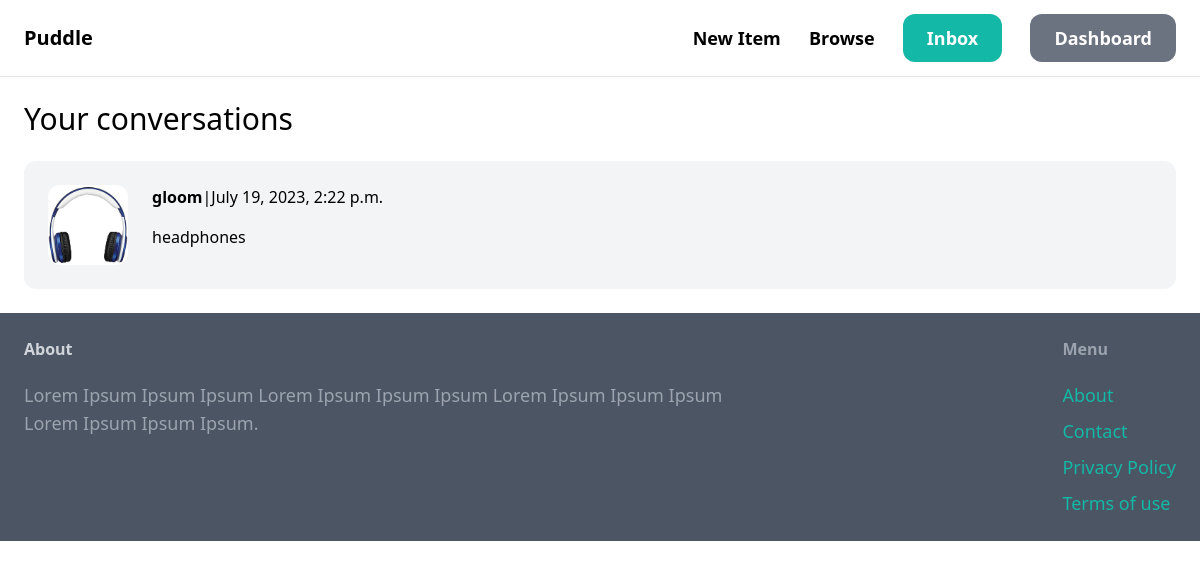
The page /inbox/ (signed in) on the database its author committed.
### conversation/models.py (models this page shows)
class Conversation(models.Model):
    item=models.ForeignKey(Item,on_delete=models.CASCADE)
    members=models.ManyToManyField(User,related_name='converstions')
    created_at=models.DateTimeField(auto_now_add=True)
    modified_at=models.DateTimeField(auto_now=True)
    class Meta:
        ordering=('-modified_at',)

### item/models.py (models this page shows, shortened)
class Item(models.Model):
    class Meta:
        ordering=("name",)
        verbose_name_plural= "items"
    category=models.ForeignKey(Category,related_name="items",on_delete=models.CASCADE)
    name=models.CharField(max_length=255)
    description=models.TextField(blank=True,null=True)
    price=models.FloatField()
    image=models.ImageField(upload_to='item_images',blank=True,null=True)
    is_sold=models.BooleanField(default=False)
    created_by=models.ForeignKey(User,related_name='items',on_delete=models.CASCADE)
    created_at=models.DateTimeField(auto_now_add=True)

### conversation/views.py (the view)
# urls.py: path('',views.inbox,name='inbox'),
@login_required
def inbox(request):
    conversations=Conversation.objects.filter(members__in=[request.user.id])
    return render(request,"conversation/inbox.html",{"conversations":conversations})

### conversation/templates/conversation/inbox.html (shortened to what this page needs)
{% extends 'core/base.html' %}
{% block content %}
<h1 class="mb-6 text-3xl">Your conversations</h1>
    <div class="space-y-6">
        {% for conversation in conversations%}
            <a href="{% url "conversation:detail" conversation.id %}">
                <div class="p-6 flex bg-gray-100 rounded-xl">
                    <div class="pr-6">
                        <img src="{{conversation.item.image.url}}" class="w-20 rounded-xl">
                    </div>
                    <div>
                        {% for member in conversation.members.all %}
                            {% if member != request.user %}
                                <p class="mb-4 "><strong>{{member.username}}</strong>|{{conversation.modified_at}}</p>
                                <p>{{conversation.item.name}}</p>
                            {% endif %}
                        {% endfor %}
                    </div>
                </div>
                </a>
        {% endfor %}
    </div>
{% endblock content %}

### rows shown on the page
Conversation: item.image (picture), modified_at "July 19, 2023, 2:22 p.m.", item.name "headphones"

### other values the page prints
{{ member.username }} "gloom"
